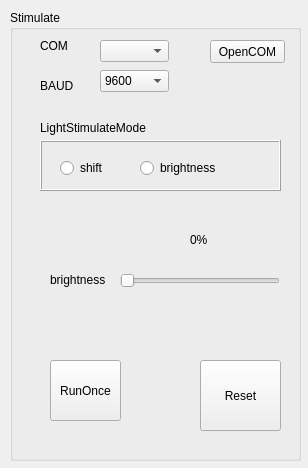
<?xml version="1.0" encoding="UTF-8"?>
<ui version="4.0">
 <class>stimulate</class>
 <widget class="QDialog" name="stimulate">
  <property name="geometry">
   <rect>
    <x>0</x>
    <y>0</y>
    <width>308</width>
    <height>468</height>
   </rect>
  </property>
  <property name="windowTitle">
   <string>stimulate</string>
  </property>
  <property name="windowIcon">
   <iconset resource="mainwindow.qrc">
    <normaloff>:/myicons/icons/stimulate.png</normaloff>:/myicons/icons/stimulate.png</iconset>
  </property>
  <widget class="QGroupBox" name="groupBox_3">
   <property name="geometry">
    <rect>
     <x>10</x>
     <y>10</y>
     <width>291</width>
     <height>451</height>
    </rect>
   </property>
   <property name="title">
    <string>Stimulate</string>
   </property>
   <widget class="QLabel" name="label_35">
    <property name="geometry">
     <rect>
      <x>30</x>
      <y>30</y>
      <width>54</width>
      <height>12</height>
     </rect>
    </property>
    <property name="text">
     <string>COM</string>
    </property>
   </widget>
   <widget class="QStackedWidget" name="lightStimulateStackedWidget">
    <property name="geometry">
     <rect>
      <x>30</x>
      <y>200</y>
      <width>251</width>
      <height>131</height>
     </rect>
    </property>
    <property name="currentIndex">
     <number>1</number>
    </property>
    <widget class="QWidget" name="pageShift">
     <widget class="QSpinBox" name="singleTime">
      <property name="geometry">
       <rect>
        <x>100</x>
        <y>20</y>
        <width>61</width>
        <height>22</height>
       </rect>
      </property>
      <property name="maximum">
       <number>100000000</number>
      </property>
     </widget>
     <widget class="QLabel" name="label_38">
      <property name="geometry">
       <rect>
        <x>30</x>
        <y>20</y>
        <width>61</width>
        <height>20</height>
       </rect>
      </property>
      <property name="text">
       <string>SigleTime</string>
      </property>
     </widget>
     <widget class="QPushButton" name="setMode1Button">
      <property name="geometry">
       <rect>
        <x>100</x>
        <y>100</y>
        <width>75</width>
        <height>23</height>
       </rect>
      </property>
      <property name="text">
       <string>set</string>
      </property>
     </widget>
     <widget class="QLabel" name="label_50">
      <property name="geometry">
       <rect>
        <x>30</x>
        <y>60</y>
        <width>54</width>
        <height>16</height>
       </rect>
      </property>
      <property name="text">
       <string>RepetTime</string>
      </property>
     </widget>
     <widget class="QSpinBox" name="repetTime">
      <property name="geometry">
       <rect>
        <x>100</x>
        <y>50</y>
        <width>61</width>
        <height>22</height>
       </rect>
      </property>
      <property name="maximum">
       <number>999999999</number>
      </property>
     </widget>
     <widget class="QLabel" name="label_51">
      <property name="geometry">
       <rect>
        <x>170</x>
        <y>20</y>
        <width>54</width>
        <height>12</height>
       </rect>
      </property>
      <property name="text">
       <string>ms</string>
      </property>
     </widget>
     <widget class="QLabel" name="label_52">
      <property name="geometry">
       <rect>
        <x>170</x>
        <y>60</y>
        <width>54</width>
        <height>12</height>
       </rect>
      </property>
      <property name="text">
       <string>ms</string>
      </property>
     </widget>
     <widget class="QLabel" name="label_60">
      <property name="geometry">
       <rect>
        <x>30</x>
        <y>80</y>
        <width>54</width>
        <height>12</height>
       </rect>
      </property>
      <property name="text">
       <string>dir</string>
      </property>
      <property name="alignment">
       <set>Qt::AlignRight|Qt::AlignTrailing|Qt::AlignVCenter</set>
      </property>
     </widget>
     <widget class="QRadioButton" name="radioButtonDirLeft">
      <property name="geometry">
       <rect>
        <x>100</x>
        <y>80</y>
        <width>51</width>
        <height>16</height>
       </rect>
      </property>
      <property name="text">
       <string>left</string>
      </property>
      <attribute name="buttonGroup">
       <string notr="true">buttonGroupDirection</string>
      </attribute>
     </widget>
     <widget class="QRadioButton" name="radioButtonDirRight">
      <property name="geometry">
       <rect>
        <x>150</x>
        <y>80</y>
        <width>51</width>
        <height>16</height>
       </rect>
      </property>
      <property name="text">
       <string>Right</string>
      </property>
      <attribute name="buttonGroup">
       <string notr="true">buttonGroupDirection</string>
      </attribute>
     </widget>
    </widget>
    <widget class="QWidget" name="pageBrightness">
     <widget class="QLabel" name="label_39">
      <property name="geometry">
       <rect>
        <x>10</x>
        <y>60</y>
        <width>61</width>
        <height>20</height>
       </rect>
      </property>
      <property name="layoutDirection">
       <enum>Qt::LeftToRight</enum>
      </property>
      <property name="text">
       <string>brightness</string>
      </property>
     </widget>
     <widget class="QSlider" name="brightnessSlider">
      <property name="geometry">
       <rect>
        <x>80</x>
        <y>60</y>
        <width>160</width>
        <height>22</height>
       </rect>
      </property>
      <property name="orientation">
       <enum>Qt::Horizontal</enum>
      </property>
     </widget>
     <widget class="QLabel" name="brightnessLabel">
      <property name="geometry">
       <rect>
        <x>150</x>
        <y>20</y>
        <width>31</width>
        <height>20</height>
       </rect>
      </property>
      <property name="text">
       <string>0%</string>
      </property>
     </widget>
    </widget>
   </widget>
   <widget class="QPushButton" name="resetButton">
    <property name="geometry">
     <rect>
      <x>190</x>
      <y>350</y>
      <width>81</width>
      <height>71</height>
     </rect>
    </property>
    <property name="text">
     <string>Reset</string>
    </property>
   </widget>
   <widget class="QPushButton" name="openComButton">
    <property name="geometry">
     <rect>
      <x>200</x>
      <y>30</y>
      <width>75</width>
      <height>23</height>
     </rect>
    </property>
    <property name="text">
     <string>OpenCOM</string>
    </property>
    <property name="autoDefault">
     <bool>false</bool>
    </property>
   </widget>
   <widget class="QComboBox" name="portBox">
    <property name="geometry">
     <rect>
      <x>90</x>
      <y>30</y>
      <width>69</width>
      <height>22</height>
     </rect>
    </property>
   </widget>
   <widget class="QComboBox" name="baudBox">
    <property name="geometry">
     <rect>
      <x>90</x>
      <y>60</y>
      <width>69</width>
      <height>22</height>
     </rect>
    </property>
    <item>
     <property name="text">
      <string>9600</string>
     </property>
    </item>
    <item>
     <property name="text">
      <string>38400</string>
     </property>
    </item>
    <item>
     <property name="text">
      <string>115200</string>
     </property>
    </item>
   </widget>
   <widget class="QFrame" name="frame_5">
    <property name="geometry">
     <rect>
      <x>30</x>
      <y>130</y>
      <width>241</width>
      <height>51</height>
     </rect>
    </property>
    <property name="frameShape">
     <enum>QFrame::Box</enum>
    </property>
    <property name="frameShadow">
     <enum>QFrame::Raised</enum>
    </property>
    <widget class="QRadioButton" name="ledMode2">
     <property name="geometry">
      <rect>
       <x>100</x>
       <y>20</y>
       <width>89</width>
       <height>16</height>
      </rect>
     </property>
     <property name="text">
      <string>brightness</string>
     </property>
     <attribute name="buttonGroup">
      <string notr="true">ledModeButtonGroup</string>
     </attribute>
    </widget>
    <widget class="QRadioButton" name="ledMode1">
     <property name="geometry">
      <rect>
       <x>20</x>
       <y>20</y>
       <width>89</width>
       <height>16</height>
      </rect>
     </property>
     <property name="text">
      <string>shift</string>
     </property>
     <attribute name="buttonGroup">
      <string notr="true">ledModeButtonGroup</string>
     </attribute>
    </widget>
   </widget>
   <widget class="QLabel" name="label_37">
    <property name="geometry">
     <rect>
      <x>30</x>
      <y>110</y>
      <width>121</width>
      <height>16</height>
     </rect>
    </property>
    <property name="text">
     <string>LightStimulateMode</string>
    </property>
   </widget>
   <widget class="QLabel" name="label_36">
    <property name="geometry">
     <rect>
      <x>30</x>
      <y>70</y>
      <width>54</width>
      <height>12</height>
     </rect>
    </property>
    <property name="text">
     <string>BAUD</string>
    </property>
   </widget>
   <widget class="QPushButton" name="pushButton_RunOnce">
    <property name="geometry">
     <rect>
      <x>40</x>
      <y>350</y>
      <width>71</width>
      <height>61</height>
     </rect>
    </property>
    <property name="text">
     <string>RunOnce</string>
    </property>
   </widget>
  </widget>
 </widget>
 <resources>
  <include location="mainwindow.qrc"/>
 </resources>
 <connections/>
 <buttongroups>
  <buttongroup name="buttonGroupDirection"/>
  <buttongroup name="ledModeButtonGroup"/>
 </buttongroups>
</ui>
